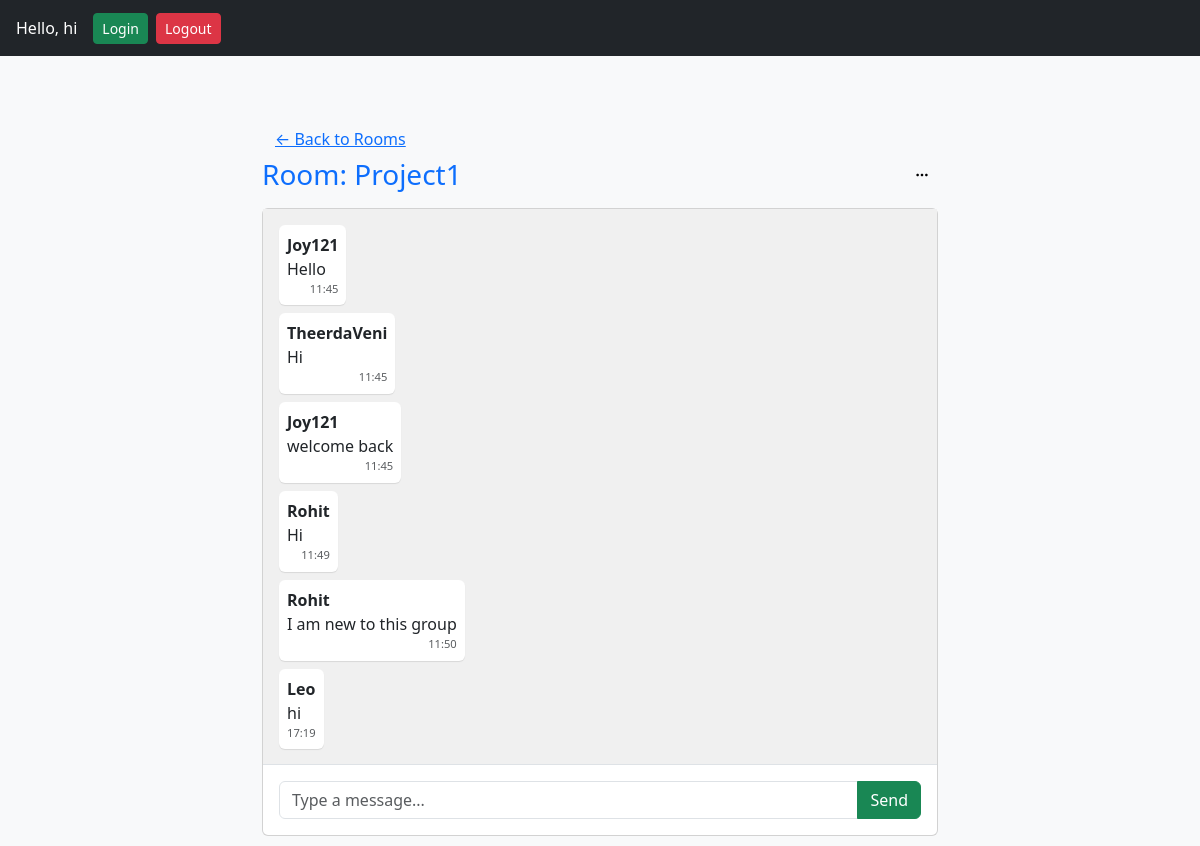
The app's page /Project1/ (signed in) with its own data.
### chat/models.py (models this page shows, shortened)
class CustomUser(AbstractUser):
    phone = models.CharField(max_length=15, blank=True, null=True)
    otp_code = models.CharField(max_length=6, blank=True, null=True)  # new field
    otp_expires_at = models.DateTimeField(blank=True, null=True)
    username_validator = UnicodeUsernameValidator()
    username = models.CharField(max_length=150,unique=True,validators=[username_validator],
                                error_messages={'unique': 'A user with that username already exists.'},
                                help_text='Required. 150 characters or fewer. Letters, digits and @/./+/-/_ only.',
                                verbose_name='username')

class Room(models.Model):
    name = models.CharField(max_length=100, unique=True)#Room name
    created_by = models.ForeignKey(CustomUser, on_delete=models.CASCADE)# User who created the room
    created_at = models.DateTimeField(auto_now_add=True)# Timestamp when room was created

class Message(models.Model):
    room = models.ForeignKey(Room, on_delete=models.CASCADE, related_name='messages')# room where message is sent
    user = models.ForeignKey(CustomUser, on_delete=models.CASCADE)# user who sent the message
    content = models.TextField()# message content
    timestamp = models.DateTimeField(default=timezone.now)

### chat/views.py (the view, shortened to what this page needs)
# urls.py: path('<str:room_name>/', views.room_detail, name='room_detail'),
@login_required
def room_detail(request, room_name):
    room = get_object_or_404(Room, name=room_name)
    messages = room.messages.all().order_by('timestamp')
    return render(request, 'room_detail.html', {
        'room': room,
        'messages': messages
    })

### chat/templates/room_detail.html (shortened to what this page needs)
{% extends 'base.html' %}
{% load static %}
{% load tz %}
{% block content %}
<div class="container py-4" style="max-width: 700px; height: 80vh;">
  <div class="mt-3">
    <a href="{% url 'room_list' %}" class="btn btn-link">← Back to Rooms</a>
  </div>
  <div class="d-flex justify-content-between align-items-center mb-3">
    <h3 class="text-primary mb-0">Room: {{ room.name }}</h3>
    <div class="dropdown">
      <button class="btn btn-light btn-sm" type="button" id="roomMenu" data-bs-toggle="dropdown" aria-expanded="false">
        <i class="bi bi-three-dots"></i>
      </button>
    </div>
  </div>
  <div class="card d-flex flex-column" style="height: 100%;">
    <div id="chat-log" class="flex-grow-1 p-3 overflow-auto" style="background: #f0f0f0;">
      {% for msg in messages %}
        <div class="d-flex mb-2 {% if msg.user.username == request.user.username %}justify-content-end{% else %}justify-content-start{% endif %}">
          <div class="p-2 rounded" style="max-width: 70%; background: {% if msg.user.username == request.user.username %}#dcf8c6{% else %}#fff{% endif %}; box-shadow: 0 1px 1px rgba(0,0,0,0.1);">
            <strong>{{ msg.user.username }}</strong><br>
            {{ msg.content }}
            <small class="d-block text-muted text-end" style="font-size: 0.7rem;">
              {{ msg.timestamp|localtime|date:"H:i" }}
            </small>
          </div>
        </div>
      {% empty %}
        <p class="text-center text-muted mt-3">No messages yet.</p>
      {% endfor %}
    </div>
    <div class="input-group p-3 border-top">
      <input id="chat-message-input" type="text" class="form-control" placeholder="Type a message..." required>
      <button id="chat-message-submit" class="btn btn-success">Send</button>
    </div>
  </div>
</div>
<link rel="stylesheet" href="https://cdn.jsdelivr.net/npm/bootstrap-icons@1.10.5/font/bootstrap-icons.css">
{% endblock %}

### chat/templates/base.html (shortened to what this page needs)
{% load static %}
<!DOCTYPE html>
<html lang="en">
<head>
  <link href="https://cdn.jsdelivr.net/npm/bootstrap@5.3.3/dist/css/bootstrap.min.css" rel="stylesheet">
  <link rel="stylesheet" href="https://cdn.jsdelivr.net/npm/bootstrap-icons@1.10.5/font/bootstrap-icons.css">
</head>
<body class="bg-light">
  <nav class="navbar navbar-expand-lg navbar-dark bg-dark px-3">
    {% if user.is_authenticated %}
      <span class="navbar-text text-white me-3">Hello, {{ user.username }}</span>
      <a href="{% url 'login' %}" class="btn btn-success btn-sm me-2">Login</a>
      <a href="{% url 'logout' %}" class="btn btn-danger btn-sm">Logout</a>
    {% else %}
      <a href="{% url 'login' %}" class="btn btn-success btn-sm me-2">Login</a>
      <a href="{% url 'register' %}" class="btn btn-warning btn-sm">Register</a>
    {% endif %}
  </nav>
  <div class="container mt-4">
    {% block content %}
    {% endblock %}
  </div>
</body>
</html>

### records on screen
CustomUser: username "hi"
Room: name "Project1"
Message: user.username "Joy121", content "Hello", timestamp "11:45"
Message: user.username "TheerdaVeni", content "Hi", timestamp "11:45"
Message: user.username "Joy121", content "welcome back", timestamp "11:45"
Message: user.username "Rohit", content "Hi", timestamp "11:49"
Message: user.username "Rohit", content "I am new to this group", timestamp "11:50"
Message: user.username "Leo", content "hi", timestamp "17:19"
